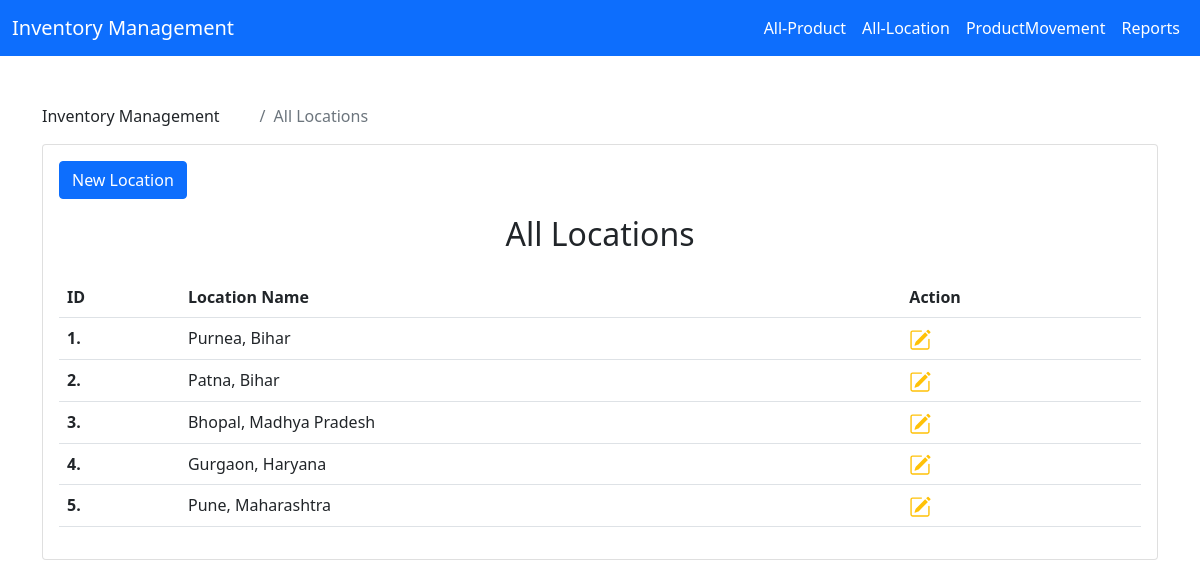
The page /all-location on the database as committed earlier.
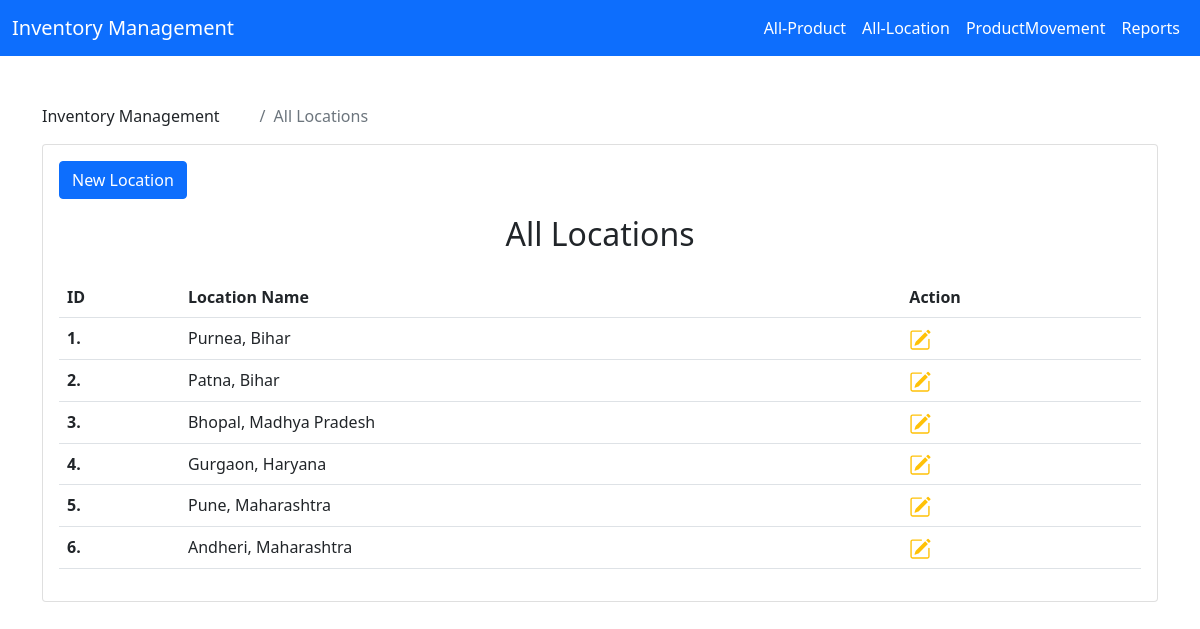
The same page on the database as committed later.
### app/models.py (models this page shows, shortened)
class WLocat(models.Model):
    city = models.CharField(max_length=200, null=True, blank=True)
    state = models.CharField(max_length=200, null=True, blank=True)

### app/views.py (the view)
# urls.py: path('all-location',Location.as_view(),name='all-location'),
class Location(ListView):
    queryset = WLocat.objects.all()
    template_name = 'all-locations.html'

### templates/all-locations.html (shortened to what this page needs)
{% extends 'base.html' %}
{% block content %}
    <div class="container mt-5">
        <div class="row">
            <div class="col-12 mx-auto">
            <div class="page-breadcrumb d-none d-sm-flex align-items-center mb-3">
					<div class="breadcrumb-title pe-3">Inventory Management</div>
					<div class="ps-3">
						<nav aria-label="breadcrumb">
							<ol class="breadcrumb mb-0 p-0">
								<li class="breadcrumb-item active" aria-current="page">All Locations</li>
							</ol>
						</nav>
					</div>
				</div>
                <div class="card">
                <div class="col-lg-3 col-xl-2 m-3">
                    <a href="{% url 'add-location' %}" class="btn btn-primary mb-3 mb-lg-0">New Location</a>
                </div>
                <h2 class="card-title text-center">All Locations</h2>
                <div class="card-body">
                <table class="table table-hover">
                    <tr>
                        <th>ID</th>
                        <th>Location Name</th>
                        <th>Action</th>
                    </tr>
                    {% for foo in object_list %}
                        <tr>
                        <th>{{ foo.id }}.</th>
                        <td>{{ foo.city|capfirst }}, {{ foo.state }}</td>
                        <td>
                            <a href="{% url 'update-locations' foo.id %}">
                            </a>
                        </td>
                        </tr>
                    {% endfor %}
                </table>
            </div>
        </div>
            </div>
        </div>
    </div>
{% endblock %}

Rows that differ between the two databases and show on the page:
added WLocat: id "6", city "Andheri", state "Maharashtra"
